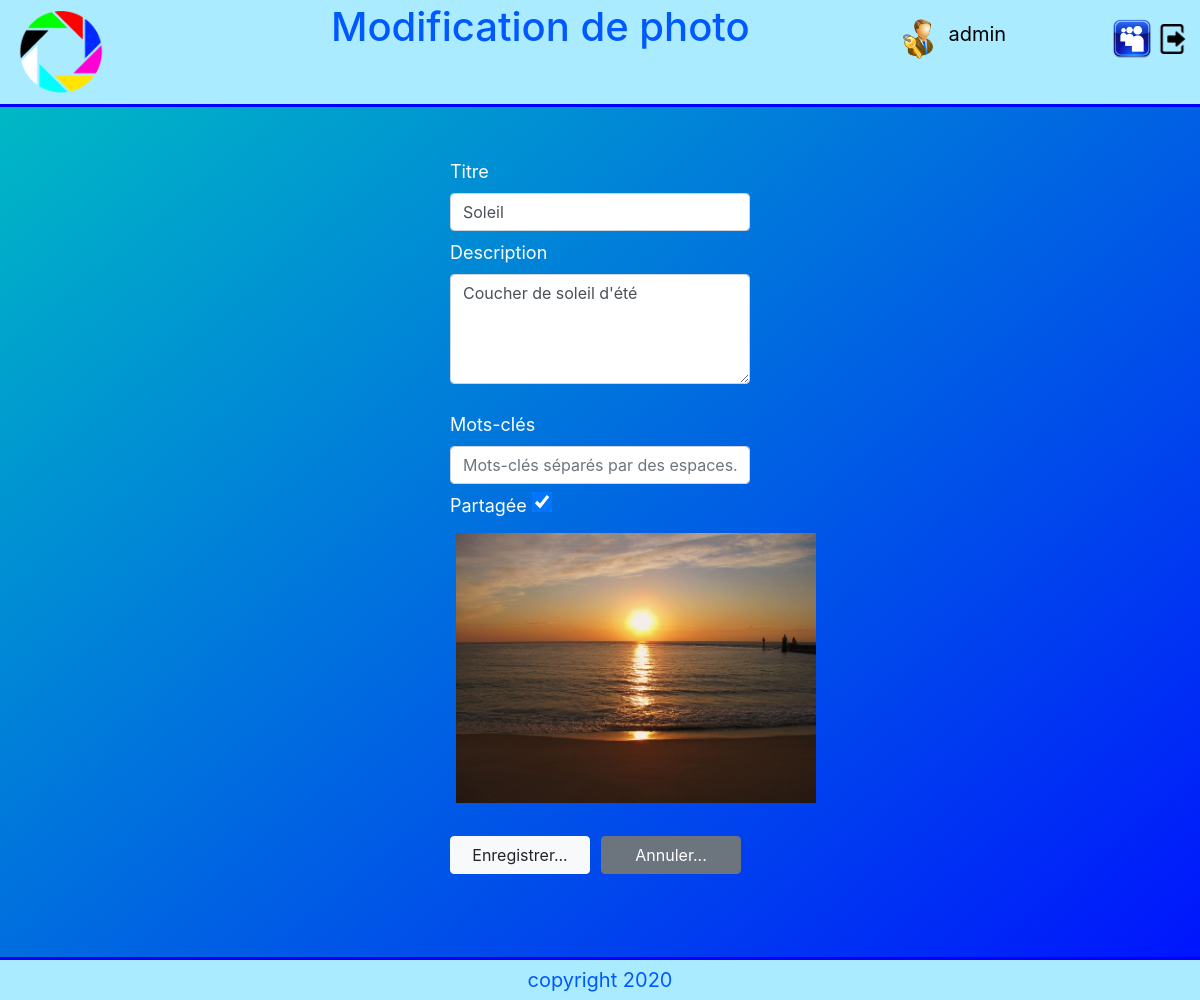
/editPhoto.php?id=33 (signed in), run on the app's committed database.
### tables this page shows
CREATE TABLE IF NOT EXISTS `photos` (
  `Id` int NOT NULL AUTO_INCREMENT,
  `Title` varchar(32) NOT NULL,
  `Description` varchar(256) NOT NULL,
  `Keywords` varchar(128) NOT NULL,
  `CreationDate` datetime NOT NULL,
  `UserId` int NOT NULL,
  `Shared` tinyint(1) NOT NULL,
  `GUID` varchar(256) NOT NULL,
  PRIMARY KEY (`Id`),
  KEY `UserId` (`UserId`)
);

### DAL/MySQLDBA.php (called while the page is built, shortened)
<?php
abstract class MySQLTable {
    protected $_dataBaseAccess = null;
    protected function __construct($_dataBaseAccess) {
        $this->_dataBaseAccess = $_dataBaseAccess;
    }
    private function className() {
        return get_class($this);
    }
    public function tableName() {
        return $this->className();
    }
    public function get($id = '') {
        if ($id !== '') {
            $data = $this->selectById($id);
            if (isset($data[0]))
                return $data[0];
            else
                return null;
        } else {
            $data = $this->selectAll();
            return $data;
        }
    }
    public function selectById($id) {
        $id = filter_var($id, FILTER_SANITIZE_NUMBER_INT);
        $tableName = $this->tableName();
        $sql = "SELECT * FROM $tableName WHERE Id = $id";
        $data = $this->_dataBaseAccess->querySqlCmd($sql);
        return $data;
    }
}
final class MySQLDataBase {
        private static $_instance = null;
        private $host;
        private $username;
        private $password;
        private $dbName;
        private $autoCommit;
        private $conn;
        public function __construct($dbName) {
            $this->host = 'localhost';
            $this->username = 'root';
            $this->password = '';
            $this->dbName = $dbName;
            $this->autoCommit = true;
            $this->conn = null;
        }
        public static function getInstance($dbName) {
            if(is_null(self::$_instance)) {
                self::$_instance = new MySQLDataBase($dbName);
            }
            return self::$_instance;
        }
        private function DBConnect() {
            if ($this->conn === null){
                try {
                    $this->conn = new PDO(  "mysql:host=$this->host;
                                            dbname=$this->dbName;charset=utf8",
                                            $this->username,
                                            $this->password);
                    $this->conn->setAttribute(PDO::ATTR_ERRMODE, PDO::ERRMODE_EXCEPTION);
                    $this->conn->beginTransaction();
                }
                catch (PDOException $e) {
                    var_dump($e);
                }
            }
        }
        private function disconnect() {
            if ($this->autoCommit)
                $this->conn = null;
        }
        public function exist() {
            if ($this->conn !== null)
                return true;
            else {
                try {
                    $conn = new PDO("mysql:host=$this->host; dbname=$this->dbName;", $this->username, $this->password);
                    if ($conn !== null) {
                        return true;
                    }
                }
                catch (PDOException $e) {
                    return false;
                }
            }
            return false;
        }
        public function querySqlCmd($sql) {
            try {
                if ($this->conn)
                    $rows = $this->conn->query($sql)->fetchAll();
            }
            catch(PDOException $e) {
                return [];
            }
            return $rows;
        }
    }
?>

### DAL/MyAppDB.php (called while the page is built)
<?php
    function DB() {
        return MySQLDataBase::getInstance('pmdbv2');
    }
?>

### DAL/photos.php (called while the page is built, shortened)
<?php
include_once "MySQLDBA.php";
include_once "MyAppDB.php";
include_once "utilities/imageHelper.php";
final class Photos extends MySQLTable {
    public function init() {
        $this->_imageHelper = new ImageHelper('images/photos', 'No_image.png');
    }
    public function html_PhotoUploader($photoGUID = '') {
        return $this->_imageHelper->html_ImageUploader($photoGUID, "Cliquez pour sélectionner l'image...");
    }
    private static $_instance = null;
    public static function getInstance($dataBaseAccess) {
        if(is_null(self::$_instance)) {
            self::$_instance = new $calledClass($dataBaseAccess);
        }
        return self::$_instance;
    }
}
function TablePhotos() {
    return Photos::getInstance(DB());
}
?>

### editPhoto.php (the view, shortened to what this page needs)
<?php
    include_once "DAL/photos.php";
    $id = 0;
    if (isset($_GET["id"])){
        $id = $_GET["id"];
        $photo = TablePhotos()->get($id);
    }  else
        illegalAccessRedirection();
    if (isset($_POST["Submit"])) {
        $title = $_POST["Title"];
        $description = $_POST["Description"];
        $_POST["Shared"] = (isset($_POST["Shared"]) ? 1 : 0);
        TablePhotos()->updatePhoto($_POST);
        redirect('PhotoDetails.php?id='.$_POST["Id"]);
    } else {
        $title = $photo["Title"];
        $description = $photo["Description"];
        $creationDate = $photo["CreationDate"];
        $keywords = $photo["Keywords"];
        $sharedChekbox = ($photo["Shared"] ?
                        "<input type='checkbox' id='Shared' name='Shared' checked/>":
                        "<input type='checkbox' id='Shared' name='Shared' />");
        $userId = $photo["UserId"];
        $GUID = $photo["GUID"];
        $photoUploader = TablePhotos()->html_PhotoUploader($GUID);
        $viewContent = <<<HTML
        <div class="smallFormContainer">
        <br>
            <form id="addPhotoForm" method="post" class="form-group" enctype="multipart/form-data">
                <input type='hidden' name='Id' value='$id'>
                <input type='hidden' name='CreationDate' value='$creationDate'>
                <input type='hidden' name='GUID' value='$GUID'>
                <input type='hidden' name='UserId' value='$userId'>
                <label  for="Title">Titre</label>
                <input  type="text"
                        id="Title"
                        name="Title"
                        class="form-control"
                        placeholder="Titre de la photo..."
                        value="$title">
                <label for="Description">Description</label>
                <textarea   type="text"
                            id="Description"
                            name="Description"
                            class="form-control"
                            rows="4" cols="50"
                            placeholder="Description de la photo...">$description</textarea>
                <br>
                <label for="Keywords">Mots-clés</label>
                <input  type="text"
                        id="Keywords"
                        name="Keywords"
                        class="form-control"
                        placeholder="Mots-clés séparés par des espaces..."
                        value="$keywords">
                <label for="Shared">Partagée</label>
                $sharedChekbox
                <br>
                <div>
                    $photoUploader
                </div>
                <br>
                <input  type="submit"
                        name="Submit"
                        class="btn btn-light btn-exit"
                        value="Enregistrer...">
                <input  type="button"
                        class="btn btn-secondary btn-exit"
                        value="Annuler..."
                        onclick = "window.location ='PhotoDetails.php?id=$id'">
            </form>
        </div>
        HTML;
    }
    include "view/master.php";
?>

### utilities/imageHelper.php (shortened to what this page needs)
<?php
class ImageHelper {
    public $basePath;
    public $defaultImage;
    public function __construct($basePath = 'images', $defaultImage = 'No_image.png') {
        $this->basePath = $basePath;
        $this->defaultImage = $defaultImage;
    }
    public function getURL($GUID) {
        $url = $this->basePath.'/';
        if (!empty($GUID)) {
            $url.= $GUID.'.png';
        } else {
            $url.= $this->defaultImage;
        }
        return $url;
    }
    public function html_ImageUploader($GUID='', $tooltipMessage = 'Cliquez pour changer la photo...' ) {
        $url = $this->getURL($GUID);
        $html = <<<HTML
            <img    id='UploadedImage'
                    class='Photo'
                    src='$url'
                    data-toggle='tooltip'
                    data-placement='bottom'
                    title='$tooltipMessage' />
            <input  id='ImageUploader'
                    name='ImageUploader'
                    type='file'
                    style='display:none'
                    accept='image/png,image/jpeg,image/bmp,image/gif'/>
            HTML;
        return $html;
    }
}

### css/sites.css (style rules this page uses)
body { height:1000px; margin:0px; background-image: linear-gradient(to bottom right, rgb(0, 194, 194), rgb(0, 17, 255)); }
input { margin-bottom: 8px; }
.btn-exit { width:140px !important; margin-right: 6px !important; }
.smallFormContainer { width:300px; margin:auto; }
.Photo { margin:6px; height:270px; }
input[type="checkbox"] { height: 20px !important; width: 20px !important; }

### data on the page
photos: Title "Soleil", Description "Coucher de soleil d'été", GUID (picture)

### other printed values
$viewTitle "Modification de photo"
$_SESSION["loggedUser"]["Name"] "admin"
